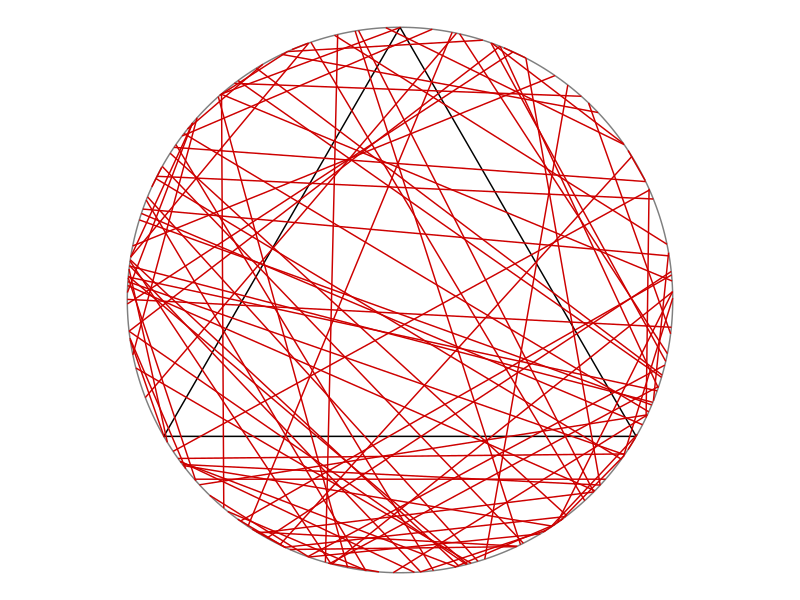

Recreate this plot in R.
library(tidyverse)
library(ggforce)
theme_set(theme_void()) 

x0=0; y0=0; #center of disk
r=1; #disk radius
numbLines=100;#number of lines

# Method 1..........................................
thetaA1=2*pi*runif(numbLines); #choose angular component uniformly
thetaA2=2*pi*runif(numbLines); #choose angular component uniformly

# Coordinates of equilateral triangle
eqtri_df <- tibble(
  x    = c(0, sqrt(3) / 2, -sqrt(3) / 2),
  y    = c(1, -0.5, -0.5),
  xend = c(sqrt(3) / 2, -sqrt(3) / 2, 0),
  yend = c(-0.5, -0.5, 1)
)

# Coordinates of random chord
rdmchr_df <- tibble(
  x    = x0+r*cos(thetaA1),
  y    = y0+r*sin(thetaA1),
  xend = x0+r*cos(thetaA2),
  yend = y0+r*sin(thetaA2)
)
# calculate probability that the chord is longer than a side of the triangle


# Plot
p <- ggplot() +
  ggforce::geom_circle(aes(x0 = 0, y0 = 0, r = 1), col = "gray50") +
  geom_segment(data = eqtri_df, aes(x = x, y = y, xend = xend, yend = yend)) +
  geom_segment(data = rdmchr_df, aes(x = x, y = y, xend = xend, yend = yend),
               col = "red3") +
  coord_equal()

ggsave(p, file = "plot.png", height = 5, width = 7)
